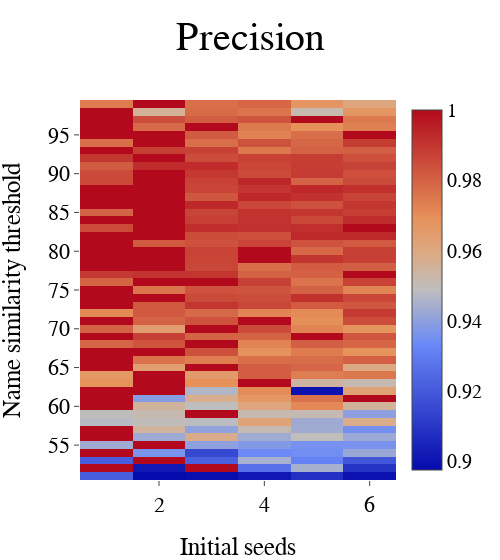
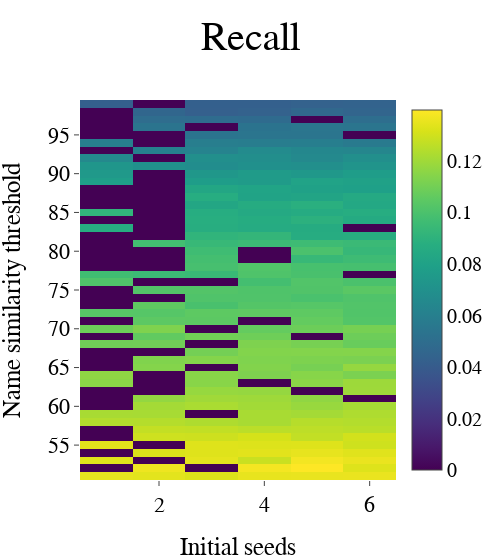

Notebook cell for these charts, in order:
### Code cell
def plot2d_common(df, metric = 'precision'):
    import plotly.offline as py
    from plotly import tools
    import plotly.graph_objs as go

    yvals = sorted(df['threshold'].unique())
    xvals = sorted(df['seeds'].unique())
    zvals = df.sort_values(['threshold', 'seeds'])
    get_z = lambda name: zvals[[name]].values.reshape((len(yvals), len(xvals)))

    name = 'precision'
    trace_precision = go.Heatmap(
        z=get_z(name),
        x=xvals,
        y=yvals,
        name=name.capitalize(),
#         colorbar = dict(x=0.45),s 
    )
    name ='recall'
    trace_recall = go.Heatmap(
        z=get_z(name),
        x=xvals,
        y=yvals,
        name=name.capitalize(),
        colorscale='Viridis',
        
        )
    layout = go.Layout(
        xaxis=dict(
            title='Initial seeds',
            titlefont=dict(
                family='Arial, sans-serif',
                size=25,
#                 color='lightgrey'
                ),
            tickfont=dict(
                family='Old Standard TT, serif',
                size=22,
                color='black'
            ),
        ),
            
        yaxis=dict(
            title='Name similarity threshold',
            titlefont=dict(
                family='Arial, sans-serif',
                size=25,
#                 color='lightgrey'
                ),
            tickfont=dict(
                family='Old Standard TT, serif',
                size=22,
                color='black'
            ),
        ),    
        font = dict(family='Courier New, monospace', size=20, color='black'),
        width=500,
        titlefont = dict(
            size=40,
            color='black'
        )
    )
    if metric == 'precision':
        data = [trace_precision]
        layout.update({'title' : 'Precision'})
    else:
        data = [trace_recall]
        layout.update({'title' : 'Recall'})

    fig = go.Figure(data=data, layout=layout)
    fig.layout.update(layout)
    
    py.iplot(fig)
    
plot2d_common(df, metric='precision')
plot2d_common(df, metric='recall')

### Figure 1 — Plotly figure (JSON) as saved in the notebook; plotly's stock layout.template omitted (floating-point values rounded to 4 significant figures; data arrays with more than 128 entries replaced by an {"elided": "..."} marker saying what was removed)
{"data": [{"name": "Precision", "type": "heatmap", "x": [1, 2, 3, 4, 5, 6], "y": [51, 52, 53, 54, 55, 56, 57, 58, 59, 60, 61, 62, 63, 64, 65, 66, 67, 68, 69, 70, 71, 72, 73, 74, 75, 76, 77, 78, 79, 80, 81, 82, 83, 84, 85, 86, 87, 88, 89, 90, 91, 92, 93, 94, 95, 96, 97, 98, 99], "z": {"elided": "49x6 float values"}}], "layout": {"font": {"color": "black", "family": "Courier New, monospace", "size": 20}, "title": "Precision", "titlefont": {"color": "black", "size": 40}, "width": 500, "xaxis": {"tickfont": {"color": "black", "family": "Old Standard TT, serif", "size": 22}, "title": "Initial seeds", "titlefont": {"family": "Arial, sans-serif", "size": 25}}, "yaxis": {"tickfont": {"color": "black", "family": "Old Standard TT, serif", "size": 22}, "title": "Name similarity threshold", "titlefont": {"family": "Arial, sans-serif", "size": 25}}}}

### Figure 2 — Plotly figure (JSON) as saved in the notebook; plotly's stock layout.template omitted (floating-point values rounded to 4 significant figures; data arrays with more than 128 entries replaced by an {"elided": "..."} marker saying what was removed)
{"data": [{"colorscale": "Viridis", "name": "Recall", "type": "heatmap", "x": [1, 2, 3, 4, 5, 6], "y": [51, 52, 53, 54, 55, 56, 57, 58, 59, 60, 61, 62, 63, 64, 65, 66, 67, 68, 69, 70, 71, 72, 73, 74, 75, 76, 77, 78, 79, 80, 81, 82, 83, 84, 85, 86, 87, 88, 89, 90, 91, 92, 93, 94, 95, 96, 97, 98, 99], "z": {"elided": "49x6 float values"}}], "layout": {"font": {"color": "black", "family": "Courier New, monospace", "size": 20}, "title": "Recall", "titlefont": {"color": "black", "size": 40}, "width": 500, "xaxis": {"tickfont": {"color": "black", "family": "Old Standard TT, serif", "size": 22}, "title": "Initial seeds", "titlefont": {"family": "Arial, sans-serif", "size": 25}}, "yaxis": {"tickfont": {"color": "black", "family": "Old Standard TT, serif", "size": 22}, "title": "Name similarity threshold", "titlefont": {"family": "Arial, sans-serif", "size": 25}}}}
